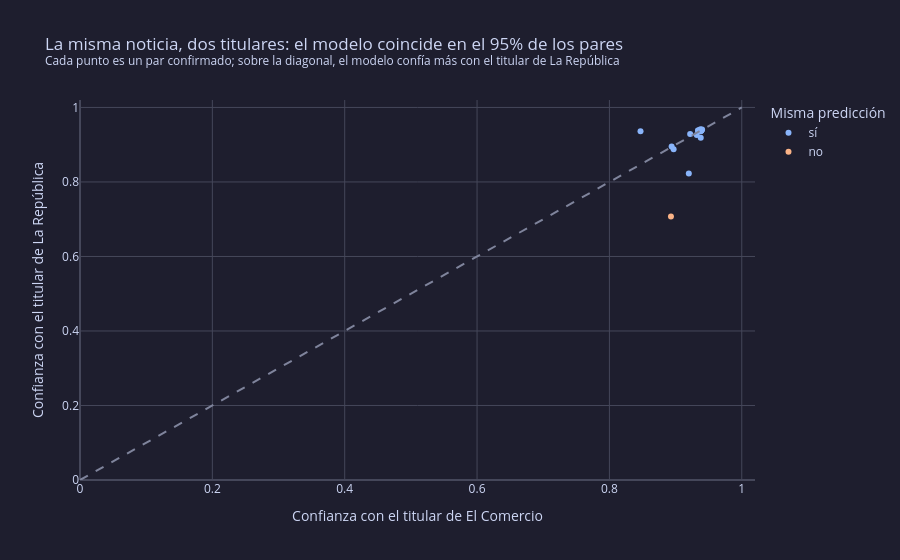

The notebook cell saved with this chart:
### Code cell
misma = np.where(pares["pred_lr"] == pares["pred_ec"], "sí", "no")
fig = px.scatter(pares, x="prob_ec", y="prob_lr", color=misma,
                 hover_data=["titular_lr", "titular_ec"], range_x=[0, 1.02], range_y=[0, 1.02],
                 color_discrete_map={"sí": paleta.SERIE, "no": paleta.CONTRASTE},
                 labels={"prob_ec": "Confianza con el titular de El Comercio",
                         "prob_lr": "Confianza con el titular de La República", "color": "Misma predicción"},
                 title=(f"La misma noticia, dos titulares: el modelo coincide en el "
                        f"{(pares['pred_lr'] == pares['pred_ec']).mean():.0%} de los pares"
                        f"<br><sup>Cada punto es un par confirmado; sobre la diagonal, el modelo confía más con el "
                        f"titular de La República</sup>"))
fig.add_shape(type="line", x0=0, y0=0, x1=1, y1=1, line=dict(dash="dash", color=paleta.GRIS))
fig.show()

### Figure 1 — Plotly figure (JSON) as saved in the notebook; plotly's stock layout.template omitted (floating-point values rounded to 4 significant figures)
{"data": [{"customdata": [["Precio del dólar hoy en Perú, sábado 17 de octubre: consulta el tipo de cambio para compra y venta", "Precio del dólar en Perú hoy, sábado 17 de octubre: cuál es el tipo de cambio del día"], ["Alianza Lima vs Atlético Grau EN VIVO: hora y canal del partido por la fecha 12 del Torneo Clausura de la Liga 1 2026", "Liga 1 MAX hoy en vivo, Alianza Lima vs. Atlético Grau por fecha 12 del Torneo Clausura"], ["César Acuña anuncia su retiro de la política: “Les doy una buena noticia”", "César Acuña anuncia su retiro: “Chau política, dedicado a tiempo completo a formar a mis jóvenes”"], ["Tabla de posiciones Torneo Clausura y Acumulado de la Liga 1 2026: resultados de los partidos de la fecha 12", "Tabla de posiciones, Liga 1: programación y resultados de la jornada 12 del Torneo Clausura"], ["López Chau tras pelea protagonizada por ministro César Astudillo: \"Estoy tentado a pedir su interpelación\"", "Alfonso López Chau: “Dado el comportamiento actual del ministro del Interior, estoy tentado de pedir su interpelación”"], ["Selección peruana confirmó nuevo amistoso para la fecha FIFA de noviembre: la 'Bicolor' enfrentará a Bolivia en Lima", "Perú vs Bolivia: fecha, hora y dónde ver el amistoso por la fecha FIFA de noviembre"], ["Partidos de hoy, sábado 17 de octubre: horarios y canales para ver fútbol EN VIVO", "Partidos de hoy, sábado 17 de octubre del 2026: hora, TV Gratis y dónde puedo ver fútbol en vivo"], ["Mia Shalit, arquera de Universitario, destaca el nivel de las cremas pese a derrota ante Palmeiras por Copa Libertadores Femenina: \"Estuvimos cerca\"", "“Estamos por ahí en el nivel”: Mia Jalit, arquera de Universitario, tras caer ante Palmeiras"], ["Debate de pedido de facultades sigue entrampado en el Senado por falta de consenso entre oficialismo y oposición", "Facultades legislativas: Senado sigue sin alcanzar consenso y debate continúa entrampado"], ["Diputada de Juntos por el Perú es acusada de discriminación contra niño neurodivergente", "Graciela Chipana trató de evitar juicio por discriminación a menor: ¿Por qué el Poder Judicial rechazó recurso de diputada de JP?"], ["Carlos Mesía anuncia que solo habrá sesión de Constitución cuando se llegue a un consenso: \"No vamos a volver a caer en este caos\"", "Carlos Mesía: “No voy a citar a la comisión para volver a caer en este caos, voy a citar en tanto haya consenso”"], ["Gobierno oficializa a Álvaro Vargas Llosa como embajador del Perú en Estados Unidos", "Álvaro Vargas Llosa es nombrado embajador del Perú en EE.UU.: ¿Cuáles serán las prioridades de su agenda?"], ["Rafael Belaunde minimiza altercado en la Comisión de Constitución: \"ha sido un incidente propio del fragor del debate político\"", "Ministro Rafael Belaunde sobre altercado en el Congreso: “Hay gente que está en el Parlamento para socavar la democracia desde adentro”"], ["Avanza País de Francis Allison pide al JNE segunda vuelta en Lima si nadie llega al 30% de votos", "¿Lima puede elegir a su alcalde en segunda vuelta? Esto tendría que cambiar para aplicar en el futuro propuesta de Francis Allison"], ["Daniel Prieto, arquero de Alianza Atlético, sobre cambio de localía para jugar ante Universitario: \"Nos sacan de nuestra ciudad\"", "“No deberíamos hacer un viaje largo cuando somos locales”: Alianza Atlético cuestiona el cambio de sede ante Universitario"], ["Francis Halzen gana el Premio Nobel de Física 2026 por descubrir neutrinos cósmicos con un detector bajo el hielo de la Antártida", "Quién es Francis Halzen, el Nobel que dedica su vida al observatorio de neutrinos a escala kilométrica en Polo Sur"], ["Predictamen de la Comisión de Constitución busca incorporar 8 puntos nuevos de las facultades aprobadas por diputados", "“Grupos hostiles”, el factor DINI y otras acciones: estos son los puntos que incorpora el predictamen del Senado"], ["López Chau a Fujimori tras altercado en el Senado y llamado a definir posiciones: \"Enfrentar al pueblo con sus FF. AA. es un daño radical\"", "Alfonso López Chau ratifica que Ahora Nación solo apoyará en el Senado los puntos aprobados en Cámara de Diputados: “Hasta ahora, sí”"]], "hovertemplate": "Misma predicción=sí<br>Confianza con el titular de El Comercio=%{x}<br>Confianza con el titular de La República=%{y}<br>titular_lr=%{customdata[0]}<br>titular_ec=%{customdata[1]}<extra></extra>", "legendgroup": "sí", "marker": {"color": "#89b4fa", "symbol": "circle"}, "mode": "markers", "name": "sí", "orientation": "v", "showlegend": true, "type": "scatter", "x": [0.897, 0.94, 0.934, 0.939, 0.938, 0.939, 0.939, 0.939, 0.934, 0.932, 0.938, 0.922, 0.937, 0.92, 0.938, 0.894, 0.847, 0.938], "xaxis": "x", "y": [0.888, 0.941, 0.938, 0.939, 0.919, 0.938, 0.938, 0.94, 0.938, 0.926, 0.941, 0.929, 0.941, 0.823, 0.938, 0.895, 0.936, 0.936], "yaxis": "y"}, {"customdata": [["Vaticano informa que Papa León XIV tiene cáncer pulmonar", "León XIV fue operado de cáncer de pulmón: qué implica la extirpación de un lóbulo y cómo es la recuperación"]], "hovertemplate": "Misma predicción=no<br>Confianza con el titular de El Comercio=%{x}<br>Confianza con el titular de La República=%{y}<br>titular_lr=%{customdata[0]}<br>titular_ec=%{customdata[1]}<extra></extra>", "legendgroup": "no", "marker": {"color": "#fab387", "symbol": "circle"}, "mode": "markers", "name": "no", "orientation": "v", "showlegend": true, "type": "scatter", "x": [0.893], "xaxis": "x", "y": [0.707], "yaxis": "y"}], "layout": {"legend": {"title": {"text": "Misma predicción"}, "tracegroupgap": 0}, "shapes": [{"line": {"color": "#7f849c", "dash": "dash"}, "type": "line", "x0": 0, "x1": 1, "y0": 0, "y1": 1}], "title": {"text": "La misma noticia, dos titulares: el modelo coincide en el 95% de los pares<br><sup>Cada punto es un par confirmado; sobre la diagonal, el modelo confía más con el titular de La República</sup>"}, "xaxis": {"anchor": "y", "domain": [0.0, 1.0], "range": [0, 1.02], "title": {"text": "Confianza con el titular de El Comercio"}}, "yaxis": {"anchor": "x", "domain": [0.0, 1.0], "range": [0, 1.02], "title": {"text": "Confianza con el titular de La República"}}}}
